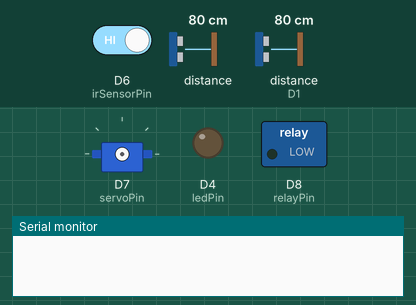
Simulated run of this sketch. Board: ESP8266 (NodeMCU). On the bench: servo, switched loads named in the sketch (green lamp = pin HIGH), output pins drawn as LEDs (lit = HIGH), the last lines printed to the serial monitor. Wiring (inferred from the names in the program): 2 × ultrasonic range finder: trigger D2, echo D3 / trigger D0, echo D1. Inputs (shaded band) come from the test bench; at power-on: D6 (irSensorPin) HIGH, distance to the obstacle 80 cm, distance to the obstacle (sensor on D1) 80 cm. The echo pulse lasts 58.3 µs per cm; WiFi joins after 1.5 s; servers stay silent unless stated; pins used as bus, display or sensor lines are not drawn.

Above: at 0.1 s.
At 1.9 s:
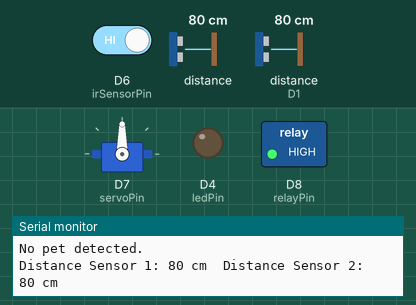
Timing chart, 0 to 3.4 s (numbered marks = the images above):
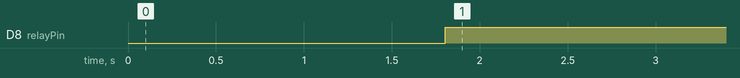

The sketch:

pet_feeding_system.ino
```cpp
#include <Servo.h>
Servo myservo;
int servoPos = 90; // Initial position for the servo (90 degrees)


#include <ESP8266WiFi.h>
#include <BlynkSimpleEsp8266.h>
#define BLYNK_TEMPLATE_ID "TMPL6z6JT_5Io"
#define BLYNK_TEMPLATE_NAME "project"
#define BLYNK_AUTH_TOKEN "hQofbJM27OquDxrnO0zrF-YLDOnMkdkg"

#include <ESP8266WiFi.h>
#include <BlynkSimpleEsp8266.h>

char ssid[] = "SLT Fibre Ojiya";
char pass[] = "2001012@Laknanda";

#define waterLevelSensorPin A0  // Analog input pin for the water level sensor
#define relayPin D8              // Digital output pin for the relay module


#define trigPin1 D0 // Trigger pin for the first ultrasonic sensor
#define echoPin1 D1 // Echo pin for the first ultrasonic sensor
#define trigPin2 D2 // Trigger pin for the second ultrasonic sensor
#define echoPin2 D3 // Echo pin for the second ultrasonic sensor
#define ledPin D4   // LED for indicating measurements

#define irSensorPin D6  // Pin connected to the IR sensor's output
#define servoPin D7     // Pin connected to the servo motor


void setup() {
  Serial.begin(115200);
  Blynk.begin(BLYNK_AUTH_TOKEN,ssid, pass,"Blynk.cloud",8080);
  myservo.attach(servoPin);
  pinMode(irSensorPin, INPUT);

  pinMode(waterLevelSensorPin, INPUT);
  pinMode(relayPin, OUTPUT);
  digitalWrite(relayPin, LOW);  // Initially, turn off the relay

  pinMode(trigPin1, OUTPUT);
  pinMode(echoPin1, INPUT);
  pinMode(trigPin2, OUTPUT);
  pinMode(echoPin2, INPUT);
  pinMode(ledPin, OUTPUT);
}

void loop() {

  int waterLevel = analogRead(waterLevelSensorPin);

  // Calculate the percentage of water level (adjust the values accordingly)
  int waterPercentage = map(waterLevel, 0, 1023, 0, 100);

  // Print the water percentage to the serial monitor
  Serial.print("Water Level Percentage: ");
  Serial.print(waterPercentage);
  Serial.println("%");

  // Check if the water level is at or above 50%
  if (waterPercentage <= 50) {
    digitalWrite(relayPin, HIGH);  // Turn on the relay
    Serial.println("Relay ON");
  } else {
    digitalWrite(relayPin, LOW);  // Turn off the relay
    Serial.println("Relay OFF");
  }


  int irSensorValue = digitalRead(irSensorPin);

  if (irSensorValue == LOW) {
    // pet detected by the IR sensor
    Serial.println("pet detected.");
    servoPos = 180; // Rotate the servo to 180 degrees
    myservo.write(servoPos);
    delay(1000); // Delay to keep the servo in the new position
  }
    Serial.println("No pet detected.");
    servoPos = 90; // Return the servo to its initial position (90 degrees)
    myservo.write(servoPos);


  long duration1, distance1, duration2, distance2;

  // First Ultrasonic Sensor for measuring the percentage of water level
  digitalWrite(trigPin1, LOW);
  delayMicroseconds(2);
  digitalWrite(trigPin1, HIGH);
  delayMicroseconds(10);
  digitalWrite(trigPin1, LOW);
  duration1 = pulseIn(echoPin1, HIGH);
  distance1 = (duration1 / 2) / 29.1; // Calculate distance in centimeters
   Blynk.virtualWrite(V0, distance1);

  // Second Ultrasonic Sensor for measuring the percentage of food level
  digitalWrite(trigPin2, LOW);
  delayMicroseconds(2);
  digitalWrite(trigPin2, HIGH);
  delayMicroseconds(10);
  digitalWrite(trigPin2, LOW);
  duration2 = pulseIn(echoPin2, HIGH);
  distance2 = (duration2 / 2) / 29.1; // Calculate distance in centimeters


  // Print the distances to the serial monitor
  Serial.print("Distance Sensor 1: ");
  Serial.print(distance1);
  Serial.print(" cm\tDistance Sensor 2: ");
  Serial.print(distance2);
  Serial.println(" cm");
   Blynk.virtualWrite(V1, distance2);
  for(int i=0;i<=100;i++){
    Blynk.virtualWrite(V0, i);
    Blynk.virtualWrite(V1, i);
    delay(1000);
  }
  for(int i=100;i>0;i--){
    Blynk.virtualWrite(V0, i);
    Blynk.virtualWrite(V1, i);
    delay(1000);
  }


  delay(100);
  Blynk.run();
}
```

Measured:
- by itself, D8 (relayPin): LOW → HIGH at 1.8 s
